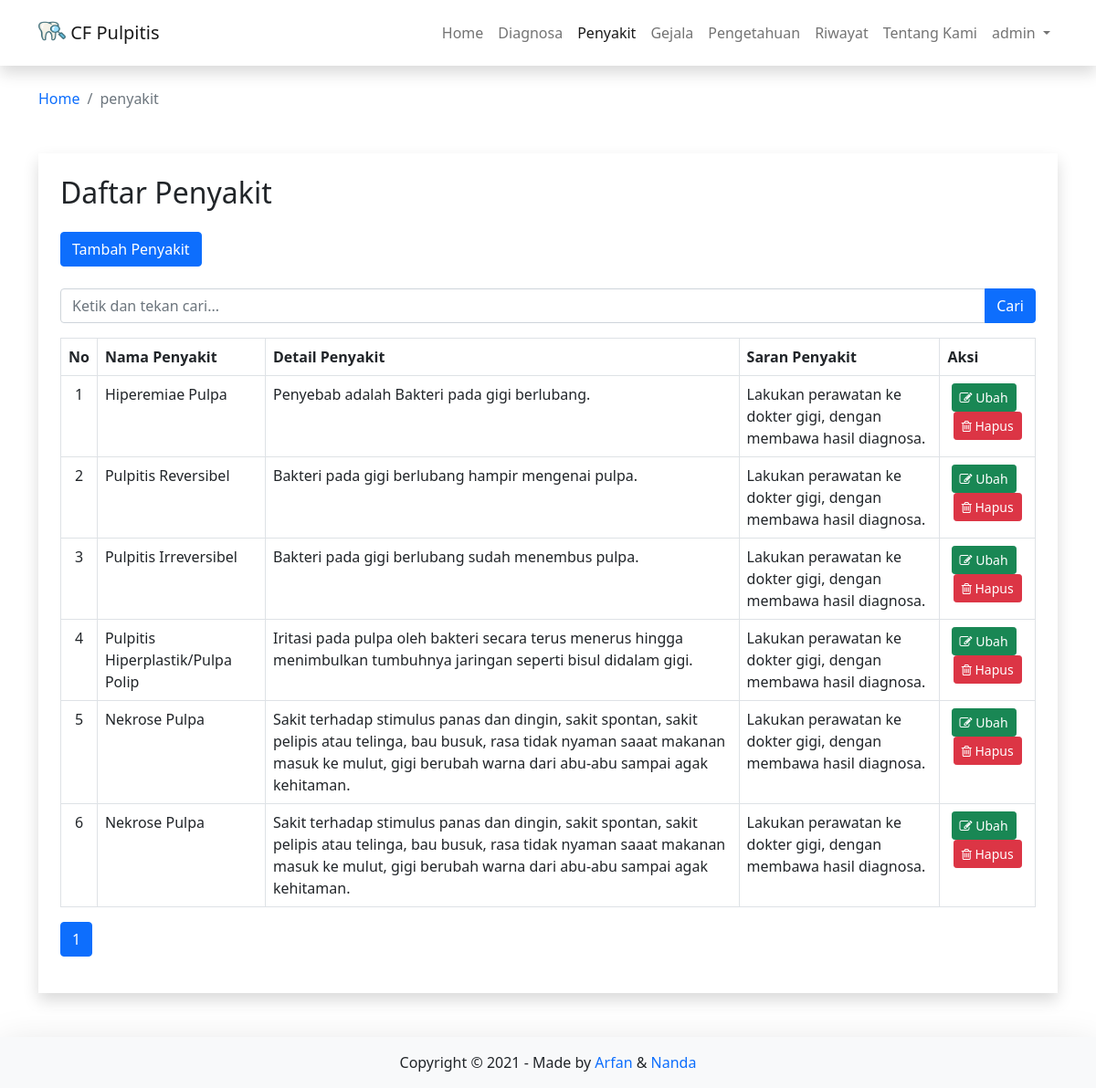
The app's page /penyakit (signed in) with its own data.
### tables this page shows
CREATE TABLE `penyakit` (
  `kode_penyakit` int(11) NOT NULL,
  `nama_penyakit` varchar(50) NOT NULL,
  `det_penyakit` varchar(500) NOT NULL,
  `srn_penyakit` varchar(500) NOT NULL,
  `gambar` varchar(500) NOT NULL
);

### pages/penyakit/penyakit.php (the view, shortened to what this page needs)
<?php
if (!(isset($_SESSION['username']) && isset($_SESSION['password']))) {
  header('location:index.php');
  exit();
} else {
  $aksi = "pages/penyakit/aksi_penyakit.php";
  switch ($_GET['act']) {
    default:
      $offset = $_GET['offset'];
      $limit = 15;
      if (empty($offset)) {
        $offset = 0;
      }
      $tampil = mysqli_query($conn,"SELECT * FROM penyakit ORDER BY kode_penyakit");
      echo "<div class='container my-5 shadow p-4 p-md-4'>
          <h2 class='mb-4'>Daftar Penyakit</h2>
          <form method=POST action='?page=penyakit' name=text_form >
            <input class='btn btn-primary mb-4' type=button name=tambah value='Tambah Penyakit' onclick=\"window.location.href='penyakit/tambahpenyakit';\">
            <div class='input-group mb-3'>
              <input type='text' class='form-control' placeholder='Ketik dan tekan cari...' name='keyword' value='$_POST[keyword]'>
              <input class='btn btn-primary' type=submit value='Cari' name=Go>
            </div>
          </form>";
      $baris = mysqli_num_rows($tampil);
      if ($_POST[Go]) {
        $numrows = mysqli_num_rows(mysqli_query($conn,"SELECT * FROM penyakit where nama_penyakit like '%$_POST[keyword]%'"));
        if ($numrows > 0) {
          echo "<div class='alert alert-success alert-dismissible'>
                <h4><i class='icon fa fa-check'></i> Sukses!</h4>
                Penyakit yang anda cari di temukan.
              </div>";
          $i = 1;
          echo" <table class='table table-bordered' style='overflow-x=auto' cellpadding='0' cellspacing='0'>
          <thead>
            <tr>
              <th>No</th>
              <th>Nama Penyakit</th>
              <th>Detail Penyakit</th>
              <th>Saran Penyakit</th>
              <th>Aksi</th>
            </tr>
          </thead>
		      <tbody>";
          $hasil = mysqli_query($conn,"SELECT * FROM penyakit where nama_penyakit like '%$_POST[keyword]%'");
          $no = 1;
          $counter = 1;
          while ($r = mysqli_fetch_array($hasil)) {
            echo "<tr class='" . $warna . "'>
                    <td align=center>$no</td>
                    <td>$r[nama_penyakit]</td>
                    <td>$r[det_penyakit]</td>
                    <td>$r[srn_penyakit]</td>
                    <td align=center>
                      <a type='button' class='btn btn-success btn-sm' href=penyakit/editpenyakit/$r[kode_penyakit]><i class='fa fa-pencil-square-o' aria-hidden='true'></i> Ubah </a> &nbsp;
                      <a type='button' class='btn btn-danger btn-sm' href=\"JavaScript: confirmIt('Anda yakin akan menghapusnya ?','$aksi?page=penyakit&act=hapus&id=$r[kode_penyakit]','','','','u','n','Self','Self')\" onMouseOver=\"self.status=''; return true\" onMouseOut=\"self.status=''; return true\"><i class='fa fa-trash-o' aria-hidden='true'></i>Hapus</a>
                    </td>
                  </tr>";
            $no++;
            $counter++;
          }
          echo "</tbody>
              </table>";
        }
        else {
          echo "<div class='alert alert-danger alert-dismissible'>
                <h4><i class='icon fa fa-ban'></i> Gagal!</h4>
                Maaf, Penyakit yang anda cari tidak ditemukan , silahkan inputkan dengan benar dan cari kembali.
              </div>";
        }
      } else {
        if ($baris > 0) {
          echo" <table class='table table-bordered' style='overflow-x=auto' cellpadding='0' cellspacing='0'>
          <thead>
            <tr>
              <th>No</th>
              <th>Nama Penyakit</th>
              <th>Detail Penyakit</th>
              <th>Saran Penyakit</th>
              <th>Aksi</th>
            </tr>
          </thead>
		  <tbody>";
          $hasil = mysqli_query($conn,"SELECT * FROM penyakit ORDER BY kode_penyakit limit $offset,$limit");
          $no = 1 + $offset;
          while ($r = mysqli_fetch_array($hasil)) {
            echo "<tr>
                    <td align=center>$no</td>
                    <td>$r[nama_penyakit]</td>
                    <td>$r[det_penyakit]</td>
                    <td>$r[srn_penyakit]</td>
                    <td align=center>
                      <a type='button' class='btn btn-block btn-success btn-sm' href=penyakit/editpenyakit/$r[kode_penyakit]><i class='fa fa-pencil-square-o' aria-hidden='true'></i> Ubah </a> &nbsp;
                      <a type='button' class='btn btn-sm btn-danger' href='$aksi?page=penyakit&act=hapus&id=$r[kode_penyakit]'><i class='fa fa-trash-o' aria-hidden='true'></i> Hapus</a>
                    </td>
                  </tr>";
            $no++;
          }
          echo "</tbody></table>";
          echo "<nav aria-label=...>
          <ul class=pagination>";
        $halaman = intval($baris/$limit);
        if ($baris%$limit){
          $halaman++;
        }
        for($i=1;$i<=$halaman;$i++){
          $newoffset = $limit * ($i-1);
          if($offset!=$newoffset){
            echo "<li class='page-item'><a class='page-link' href=index.php?page=pengetahuan&offset=$newoffset>$i</a></li>";
          }
          else {
            echo "<li class='page-item active' aria-current='page'>
                    <a class='page-link' href=''>$i</a>
                  </li>";
            }
          }
          echo "</div> </div>";
        } else {
          echo "<br><b>Data Kosong !</b>";
        }
      }
      break;
  }
  ?>
<?php } ?>

### index.php (style rules this page uses)
a { text-decoration:none; }

### records on screen
penyakit: nama_penyakit "Hiperemiae Pulpa", det_penyakit "Penyebab adalah Bakteri pada gigi berlubang.", srn_penyakit "Lakukan perawatan ke dokter gigi, dengan membawa hasil diagnosa."
penyakit: nama_penyakit "Pulpitis Reversibel", det_penyakit "Bakteri pada gigi berlubang hampir mengenai pulpa.", srn_penyakit "Lakukan perawatan ke dokter gigi, dengan membawa hasil diagnosa."
penyakit: nama_penyakit "Pulpitis Irreversibel", det_penyakit "Bakteri pada gigi berlubang sudah menembus pulpa.", srn_penyakit "Lakukan perawatan ke dokter gigi, dengan membawa hasil diagnosa."
penyakit: nama_penyakit "Pulpitis Hiperplastik/Pulpa Polip", det_penyakit "Iritasi pada pulpa oleh bakteri secara terus menerus hingga menimbulkan tumbuhnya jaringan seperti bisul didalam gigi.", srn_penyakit "Lakukan perawatan ke dokter gigi, dengan membawa hasil diagnosa."
penyakit: nama_penyakit "Nekrose Pulpa", det_penyakit "Sakit terhadap stimulus panas dan dingin, sakit spontan, sakit pelipis atau telinga, bau busuk, rasa tidak nyaman saaat makanan masuk ke mulut, gigi berubah warna dari abu-abu sampai agak kehitaman.", srn_penyakit "Lakukan perawatan ke dokter gigi, dengan membawa hasil diagnosa."
penyakit: nama_penyakit "Nekrose Pulpa", det_penyakit "Sakit terhadap stimulus panas dan dingin, sakit spontan, sakit pelipis atau telinga, bau busuk, rasa tidak nyaman saaat makanan masuk ke mulut, gigi berubah warna dari abu-abu sampai agak kehitaman.", srn_penyakit "Lakukan perawatan ke dokter gigi, dengan membawa hasil diagnosa."

### other values on screen
$_SESSION['username'] "admin"
$page "penyakit"
